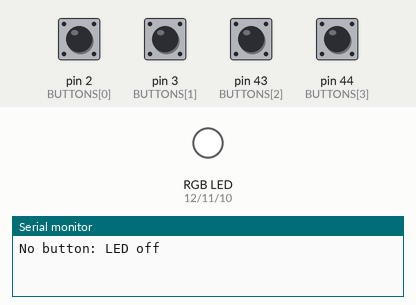
Bench run of a sketch on a simulated Arduino Mega 2560, built with avr-gcc and run on an emulated ATmega2560. Shown: an RGB LED mixed from three pins (HIGH = lit), the last lines printed to the serial monitor. The inputs (shaded band) are chosen by the test bench; at power-on: pin 2 (BUTTONS[0]), pin 3 (BUTTONS[1]), pin 43 (BUTTONS[2]), pin 44 (BUTTONS[3]) HIGH. Dim RGB values are drawn brighter than linear.

Above: at 1.2 s.
1.3 s: pin 2 (BUTTONS[0]) pulled LOW for 0.15 s
At 1.4 s:
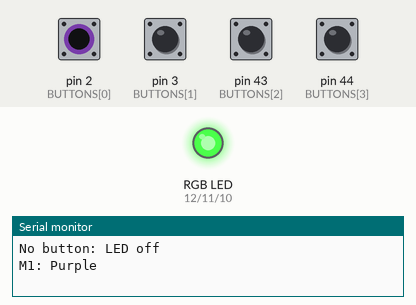
2.9 s: pin 3 (BUTTONS[1]) pulled LOW for 0.15 s
At 3.0 s:
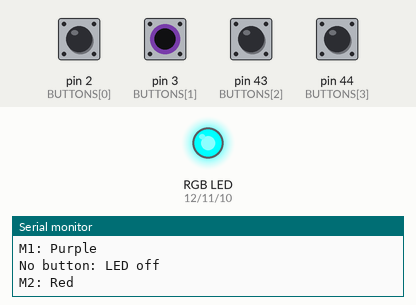
4.5 s: pin 43 (BUTTONS[2]) pulled LOW for 0.15 s
At 4.6 s:
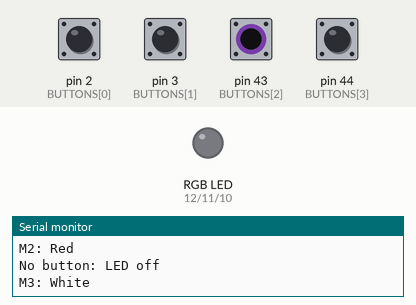
6.1 s: pin 44 (BUTTONS[3]) pulled LOW for 0.15 s
At 6.2 s:
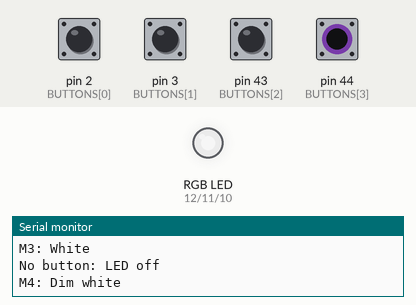
7.7 s: pin 2 (BUTTONS[0]) pulled LOW for 1 s
At 9.9 s:
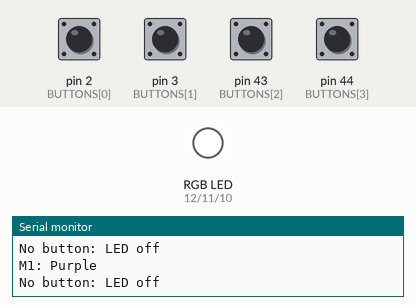
10.2 s: pin 3 (BUTTONS[1]) pulled LOW for 1 s
At 11.0 s:
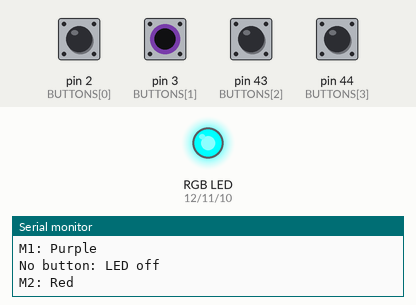
Timing chart, 0 to 13.2 s (numbered marks = the images above; inputs shaded):
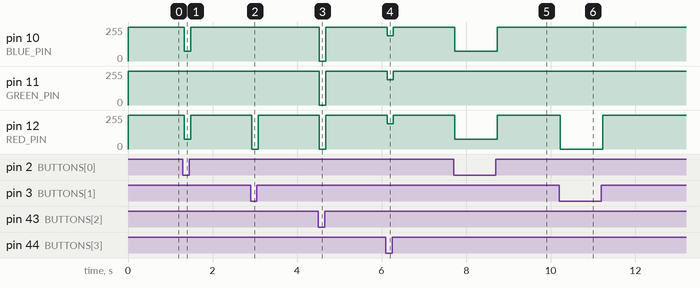

The sketch:

rgb_button_states.ino
```cpp
// Lab 01: four pushbuttons control a common-anode RGB LED.
// Refactored from the author's Arduino Mega coursework exercise.
// Common-anode LED: 0 = full on, 255 = off (PWM output is inverted).

const byte BUTTONS[] = {2, 3, 43, 44};
const byte RED_PIN = 12;
const byte GREEN_PIN = 11;
const byte BLUE_PIN = 10;
int previousSelection = -2;

void setColor(byte red, byte green, byte blue) {
  analogWrite(RED_PIN, 255 - red);
  analogWrite(GREEN_PIN, 255 - green);
  analogWrite(BLUE_PIN, 255 - blue);
}

void setup() {
  Serial.begin(9600);
  for (byte pin : BUTTONS) pinMode(pin, INPUT_PULLUP);
  pinMode(RED_PIN, OUTPUT);
  pinMode(GREEN_PIN, OUTPUT);
  pinMode(BLUE_PIN, OUTPUT);
  setColor(0, 0, 0);
}

void loop() {
  int selection = -1;
  for (byte i = 0; i < 4; ++i) {
    if (digitalRead(BUTTONS[i]) == LOW) {
      selection = i;  // First pressed button wins if several are held.
      break;
    }
  }
  if (selection == previousSelection) return;
  delay(30);  // Simple debounce for this introductory lab.
  if (selection >= 0 && digitalRead(BUTTONS[selection]) != LOW) return;
  previousSelection = selection;

  switch (selection) {
    case 0: setColor(180, 0, 180); Serial.println(F("M1: Purple")); break;
    case 1: setColor(255, 0, 0); Serial.println(F("M2: Red")); break;
    case 2: setColor(255, 255, 255); Serial.println(F("M3: White")); break;
    case 3: setColor(64, 64, 64); Serial.println(F("M4: Dim white")); break;
    default: setColor(0, 0, 0); Serial.println(F("No button: LED off"));
  }
}
```

Measured:
- after the input at 1.3 s, pin 10 (BLUE_PIN), pin 12 (RED_PIN): 255/255 → 75/255 at once, → 255/255 0.15 s later
- after the input at 2.9 s, pin 12 (RED_PIN): 255/255 → 0/255 at once, → 255/255 0.15 s later
- after the input at 4.5 s, pin 10 (BLUE_PIN), pin 11 (GREEN_PIN), pin 12 (RED_PIN): 255/255 → 0/255 at once, → 255/255 0.15 s later
- after the input at 6.1 s, pin 10 (BLUE_PIN), pin 11 (GREEN_PIN), pin 12 (RED_PIN): 255/255 → 191/255 at once, → 255/255 0.15 s later
- after the input at 7.7 s, pin 10 (BLUE_PIN), pin 12 (RED_PIN): 255/255 → 75/255 at once, → 255/255 1.0 s later
- after the input at 10.2 s, pin 12 (RED_PIN): 255/255 → 0/255 at once, → 255/255 1.0 s later
